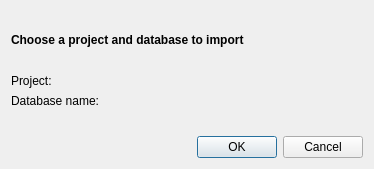
<?xml version="1.0" encoding="UTF-8"?>
<ui version="4.0">
 <class>Dialog</class>
 <widget class="QDialog" name="Dialog">
  <property name="geometry">
   <rect>
    <x>0</x>
    <y>0</y>
    <width>374</width>
    <height>169</height>
   </rect>
  </property>
  <property name="windowTitle">
   <string>Import Brightway Database</string>
  </property>
  <layout class="QGridLayout" name="gridLayout">
   <item row="0" column="0">
    <layout class="QVBoxLayout" name="verticalLayout">
     <item>
      <widget class="QLabel" name="label">
       <property name="font">
        <font>
         <weight>75</weight>
         <bold>true</bold>
        </font>
       </property>
       <property name="text">
        <string>Choose a project and database to import</string>
       </property>
      </widget>
     </item>
     <item>
      <layout class="QFormLayout" name="formLayout">
       <item row="0" column="0">
        <widget class="QLabel" name="label_2">
         <property name="text">
          <string>Project:  </string>
         </property>
        </widget>
       </item>
       <item row="1" column="0">
        <widget class="QLabel" name="label_3">
         <property name="text">
          <string>Database name:  </string>
         </property>
        </widget>
       </item>
       <item row="0" column="1">
        <layout class="QHBoxLayout" name="projectChoiceLayout"/>
       </item>
       <item row="1" column="1">
        <layout class="QHBoxLayout" name="databaseChoiceLayout"/>
       </item>
      </layout>
     </item>
    </layout>
   </item>
   <item row="1" column="0">
    <widget class="QDialogButtonBox" name="buttonBox">
     <property name="orientation">
      <enum>Qt::Horizontal</enum>
     </property>
     <property name="standardButtons">
      <set>QDialogButtonBox::Cancel|QDialogButtonBox::Ok</set>
     </property>
    </widget>
   </item>
  </layout>
 </widget>
 <resources/>
 <connections>
  <connection>
   <sender>buttonBox</sender>
   <signal>accepted()</signal>
   <receiver>Dialog</receiver>
   <slot>accept()</slot>
   <hints>
    <hint type="sourcelabel">
     <x>248</x>
     <y>254</y>
    </hint>
    <hint type="destinationlabel">
     <x>157</x>
     <y>274</y>
    </hint>
   </hints>
  </connection>
  <connection>
   <sender>buttonBox</sender>
   <signal>rejected()</signal>
   <receiver>Dialog</receiver>
   <slot>reject()</slot>
   <hints>
    <hint type="sourcelabel">
     <x>316</x>
     <y>260</y>
    </hint>
    <hint type="destinationlabel">
     <x>286</x>
     <y>274</y>
    </hint>
   </hints>
  </connection>
 </connections>
</ui>
